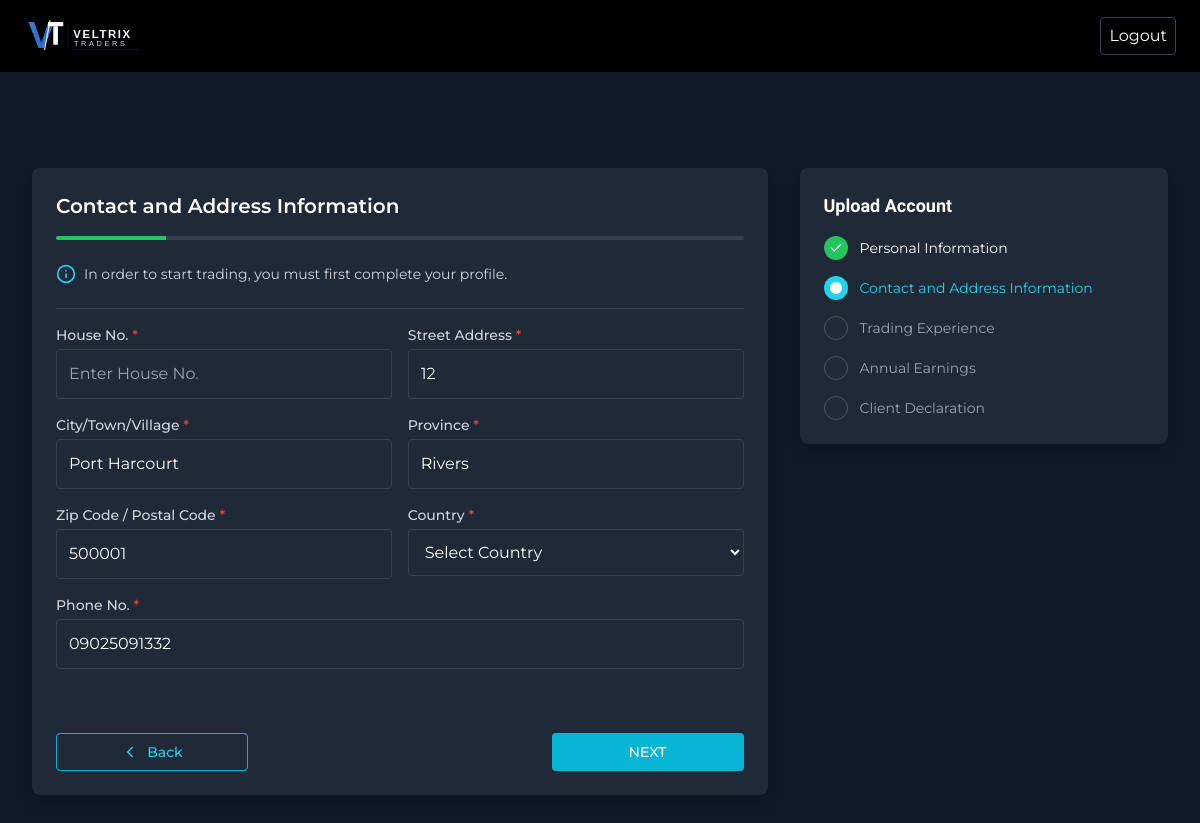
/setup-contact/ (signed in), run on the app's committed database.
### VeltrixApp/models.py (models this page shows, shortened)
class User(AbstractUser):
    title = models.CharField(max_length=10, blank=True, null=True)
    phone = models.CharField(max_length=20, blank=True, null=True)
    date_of_birth = models.DateField(blank=True, null=True)
    house_no = models.CharField(max_length=50, blank=True, null=True)
    address = models.TextField(blank=True, null=True)
    city = models.CharField(max_length=100, blank=True, null=True)
    province = models.CharField(max_length=100, blank=True, null=True)
    zip_code = models.CharField(max_length=20, blank=True, null=True)
    country = models.CharField(max_length=100, blank=True, null=True)
    profile_image = models.ImageField(upload_to='profiles/', blank=True, null=True)
    referral_code = models.CharField(max_length=20, unique=True, blank=True, null=True)
    referred_by = models.ForeignKey('self', on_delete=models.SET_NULL, blank=True, null=True, related_name='referrals')
    email_verified = models.BooleanField(default=False)
    two_factor_enabled = models.BooleanField(default=False)
    two_factor_secret = models.CharField(max_length=255, blank=True, null=True)
    is_kyc_verified = models.BooleanField(default=False)
    email_deposit = models.BooleanField(default=True)
    email_withdrawal = models.BooleanField(default=True)
    email_trade = models.BooleanField(default=True)
    email_account_update = models.BooleanField(default=True)
    push_deposit = models.BooleanField(default=True)
    push_withdrawal = models.BooleanField(default=True)
    push_trade = models.BooleanField(default=True)
    document_type = models.CharField(max_length=20, blank=True, null=True)
    document_number = models.CharField(max_length=100, blank=True, null=True)
    document_expiry = models.DateField(blank=True, null=True)
    document_front = models.ImageField(upload_to='kyc/', blank=True, null=True)
    document_back = models.ImageField(upload_to='kyc/', blank=True, null=True)
    yrs_experience = models.CharField(max_length=50, blank=True, null=True)
    trading_frequency = models.CharField(max_length=50, blank=True, null=True)
    instrument_traded = models.TextField(blank=True, null=True)
    knowledge_level = models.CharField(max_length=50, blank=True, null=True)
    preferred_market = models.CharField(max_length=100, blank=True, null=True)
    trading_platform = models.CharField(max_length=100, blank=True, null=True)
    annual_income = models.CharField(max_length=50, blank=True, null=True)
    source_of_income = models.CharField(max_length=100, blank=True, null=True)
    tax_residence = models.CharField(max_length=100, blank=True, null=True)
    balance = models.DecimalField(max_digits=20, decimal_places=2, default=0)
    bonus_balance = models.DecimalField(max_digits=20, decimal_places=2, default=0)
    total_deposit = models.DecimalField(max_digits=20, decimal_places=2, default=0)
    total_withdrawal = models.DecimalField(max_digits=20, decimal_places=2, default=0)
    total_commission = models.DecimalField(max_digits=20, decimal_places=2, default=0)
    loyalty_status = models.CharField(max_length=50, default='Bronze')
    loyalty_tier_color = models.CharField(max_length=20, blank=True, null=True)
    loyalty_benefits = models.TextField(blank=True, null=True)
    loyalty_updated_at = models.DateTimeField(auto_now=True)
    last_login_ip = models.GenericIPAddressField(blank=True, null=True)
    created_at = models.DateTimeField(auto_now_add=True)
    updated_at = models.DateTimeField(auto_now=True)

### VeltrixApp/views.py (the view)
# urls.py: path('setup-contact/', views.setup_contact, name='setup_contact'),
@login_required
def setup_contact(request):
    if request.method == 'POST':
        form = SetupContactForm(request.POST, instance=request.user)
        if form.is_valid():
            form.save()
            messages.success(request, 'Contact information saved!')
            return redirect('setup_experience')
    else:
        form = SetupContactForm(instance=request.user)
    return render(request, 'setup-contact.html', {'form': form})

### VeltrixApp/forms.py
class SetupContactForm(forms.ModelForm):
    class Meta:
        model = User
        fields = ['house_no', 'address', 'city', 'province', 'zip_code', 'country', 'phone']

### VeltrixApp/templates/setup-contact.html (shortened to what this page needs)
{% extends "user/includes/setup-header.html" %}
{% load static %}
{% block content %}
<div class="max-w-7xl mx-auto px-4 py-8">
    <form action="{% url 'setup_contact' %}" method="POST">
        <div class="max-w-7xl mx-auto flex flex-col md:flex-row px-4 py-8 gap-8">
            <div class="w-full md:w-2/3 bg-gray-800 rounded-lg p-6 shadow-lg">
                <div style="opacity: 1; transform: none">
                    <h2 class="text-white text-xl font-semibold mb-2">
                        Contact and Address Information
                    </h2>
                </div>
                <div class="w-full bg-gray-700 h-1 mt-4 mb-6 rounded-full overflow-hidden">
                    <div class="h-full bg-green-500 transition-all duration-700 ease-in-out" style="width: 16%"></div>
                </div>
                <div class="flex items-center mb-6 text-cyan-400">
                    <svg xmlns="http://www.w3.org/2000/svg" width="20" height="20" viewBox="0 0 24 24" fill="none" stroke="currentColor" stroke-width="2" stroke-linecap="round" stroke-linejoin="round" class="lucide lucide-info">
                        <circle cx="12" cy="12" r="10"></circle>
                        <path d="M12 16v-4"></path>
                        <path d="M12 8h.01"></path>
                    </svg>
                    <span class="ml-2 text-sm text-gray-300">
                        In order to start trading, you must first complete your profile.
                    </span>
                </div>
                <div class="border-t border-gray-700 py-4">
                    <div style="opacity: 1; transform: none">
                        <div class="mb-4 md:flex md:flex-row md:gap-4">
                            <div class="mb-4 md:mb-0 md:w-1/2">
                                <label class="block text-sm font-medium text-gray-300 mb-1">
                                    House No. <span class="text-red-500">*</span>
                                </label>
                                <input type="text" name="house_no" value="{{ form.house_no.value|default:'' }}"
                                       class="w-full p-3 bg-gray-800 text-white border {% if form.house_no.errors %}border-red-500{% else %}border-gray-700{% endif %} rounded focus:ring-2 focus:ring-blue-500 focus:border-blue-500"
                                       placeholder="Enter House No." required />
                            </div>
                            <div class="md:w-1/2">
                                <label class="block text-sm font-medium text-gray-300 mb-1">
                                    Street Address <span class="text-red-500">*</span>
                                </label>
                                <input type="text" name="address" value="{{ form.address.value|default:'' }}"
                                       class="w-full p-3 bg-gray-800 text-white border {% if form.address.errors %}border-red-500{% else %}border-gray-700{% endif %} rounded focus:ring-2 focus:ring-blue-500 focus:border-blue-500"
                                       placeholder="Enter Street Address" required />
                            </div>
                        </div>
                    </div>
                    <div style="opacity: 1; transform: none">
                        <div class="mb-4 md:flex md:flex-row md:gap-4">
                            <div class="mb-4 md:mb-0 md:w-1/2">
                                <label class="block text-sm font-medium text-gray-300 mb-1">
                                    City/Town/Village <span class="text-red-500">*</span>
                                </label>
                                <input type="text" name="city" value="{{ form.city.value|default:'' }}"
                                       class="w-full p-3 bg-gray-800 text-white border {% if form.city.errors %}border-red-500{% else %}border-gray-700{% endif %} rounded focus:ring-2 focus:ring-blue-500 focus:border-blue-500"
                                       placeholder="Enter City/Town/Village" required />
                            </div>
                            <div class="md:w-1/2">
                                <label class="block text-sm font-medium text-gray-300 mb-1">
                                    Province <span class="text-red-500">*</span>
                                </label>
                                <input type="text" name="province" value="{{ form.province.value|default:'' }}"
                                       class="w-full p-3 bg-gray-800 text-white border {% if form.province.errors %}border-red-500{% else %}border-gray-700{% endif %} rounded focus:ring-2 focus:ring-blue-500 focus:border-blue-500"
                                       placeholder="Enter Province" required />
                            </div>
                        </div>
                    </div>
                    <div style="opacity: 1; transform: none">
                        <div class="mb-4 md:flex md:flex-row md:gap-4">
                            <div class="mb-4 md:mb-0 md:w-1/2">
                                <label class="block text-sm font-medium text-gray-300 mb-1">
                                    Zip Code / Postal Code <span class="text-red-500">*</span>
                                </label>
                                <input type="text" name="zip_code" value="{{ form.zip_code.value|default:'' }}"
                                       class="w-full p-3 bg-gray-800 text-white border {% if form.zip_code.errors %}border-red-500{% else %}border-gray-700{% endif %} rounded focus:ring-2 focus:ring-blue-500 focus:border-blue-500"
                                       placeholder="Enter Zip Code / Postal Code" required />
                            </div>
                            <div class="md:w-1/2">
                                <label class="block text-sm font-medium text-gray-300 mb-1">
                                    Country <span class="text-red-500">*</span>
                                </label>
                                <div class="relative">
                                    <select name="country" class="w-full p-3 bg-gray-800 text-white border {% if form.country.errors %}border-red-500{% else %}border-gray-700{% endif %} rounded focus:ring-2 focus:ring-blue-500 focus:border-blue-500" required>
                                        <option value="">Select Country</option>
                                    </select>
                                </div>
                            </div>
                        </div>
                    </div>
                    <div style="opacity: 1; transform: none">
                        <div class="mb-4 md:flex md:flex-row md:gap-4">
                            <div class="w-full">
                                <label class="block text-sm font-medium text-gray-300 mb-1">
                                    Phone No. <span class="text-red-500">*</span>
                                </label>
                                <input type="text" name="phone" value="{{ form.phone.value|default:'' }}"
                                       class="w-full p-3 bg-gray-800 text-white border {% if form.phone.errors %}border-red-500{% else %}border-gray-700{% endif %} rounded focus:ring-2 focus:ring-blue-500 focus:border-blue-500"
                                       placeholder="Enter Phone No." required />
                            </div>
                        </div>
                    </div>
                </div>
                <div class="flex justify-between mt-8">
                    <a href="{% url 'setup_personal' %}" class="flex items-center justify-center px-4 py-2 font-medium text-sm bg-transparent border border-cyan-500 text-cyan-400 rounded w-48 hover:bg-cyan-900 hover:bg-opacity-20 transition-colors">
                        <svg xmlns="http://www.w3.org/2000/svg" width="18" height="18" viewBox="0 0 24 24" fill="none" stroke="currentColor" stroke-width="2" stroke-linecap="round" stroke-linejoin="round" class="lucide lucide-chevron-left">
                            <path d="m15 18-6-6 6-6"></path>
                        </svg>
                        <span class="ml-2">Back</span>
                    </a>
                    <button type="submit" class="ml-auto px-4 py-2 font-medium text-sm bg-cyan-500 text-white rounded w-48 transition-all hover:bg-cyan-600">
                        NEXT
                    </button>
                </div>
            </div>
            <div class="w-full md:w-1/3 bg-gray-800 rounded-lg p-6 shadow-lg h-min">
                <h3 class="text-white text-lg font-semibold mb-4">
                    Upload Account
                </h3>
                <ul class="space-y-4">
                    <li class="flex items-center">
                        <div class="w-6 h-6 rounded-full flex items-center justify-center mr-3 bg-green-500">
                            <svg xmlns="http://www.w3.org/2000/svg" width="14" height="14" viewBox="0 0 24 24" fill="none" stroke="currentColor" stroke-width="2" stroke-linecap="round" stroke-linejoin="round" class="lucide lucide-check text-white">
                                <path d="M20 6 9 17l-5-5"></path>
                            </svg>
                        </div>
                        <span class="text-sm text-white">Personal Information</span>
                    </li>
                    <li class="flex items-center">
                        <div class="w-6 h-6 rounded-full flex items-center justify-center mr-3 bg-cyan-400">
                            <div class="animate-pulse w-3 h-3 bg-white rounded-full"></div>
                        </div>
                        <span class="text-sm text-cyan-400">Contact and Address Information</span>
                    </li>
                    <li class="flex items-center">
                        <div class="w-6 h-6 rounded-full flex items-center justify-center mr-3 border border-gray-600"></div>
                        <span class="text-sm text-gray-400">Trading Experience</span>
                    </li>
                    <li class="flex items-center">
                        <div class="w-6 h-6 rounded-full flex items-center justify-center mr-3 border border-gray-600"></div>
                        <span class="text-sm text-gray-400">Annual Earnings</span>
                    </li>
                    <li class="flex items-center">
                        <div class="w-6 h-6 rounded-full flex items-center justify-center mr-3 border border-gray-600"></div>
                        <span class="text-sm text-gray-400">Client Declaration</span>
                    </li>
                </ul>
            </div>
        </div>
    </form>
</div>
{% endblock %}

### data on the page
User: address "12", city "Port Harcourt", province "Rivers", zip_code "500001", phone "09025091332"
